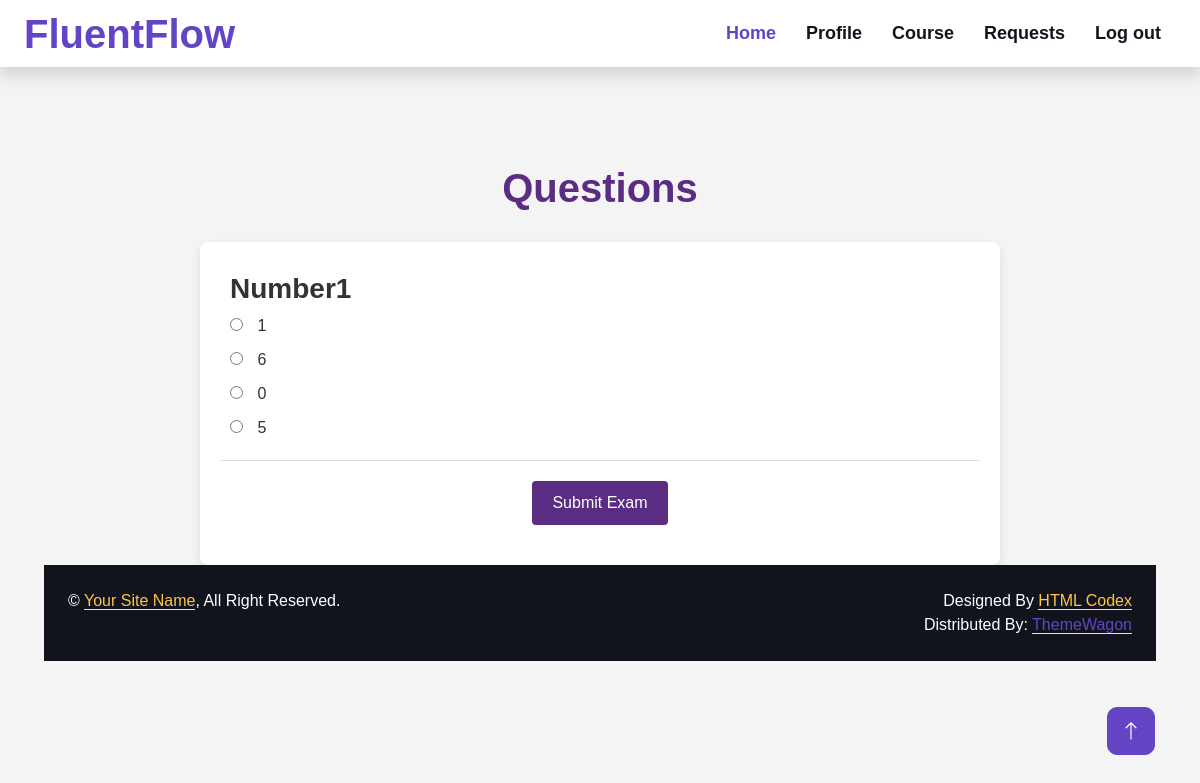
The app's page /Project/User/questions.php?paperID=2 (signed in) with its own data.
### tables this page shows
CREATE TABLE `tbl_question` (
  `question_id` int(11) NOT NULL,
  `question_content` varchar(100) NOT NULL,
  `questionpaper_id` int(11) NOT NULL
);

CREATE TABLE `tbl_choice` (
  `choice_id` int(11) NOT NULL,
  `choice_content` varchar(200) NOT NULL,
  `question_id` int(11) NOT NULL,
  `choice_status` int(11) NOT NULL DEFAULT 0
);

### Project/User/Questions.php (the view, shortened to what this page needs)
<?php
include('../Assests/connection/connection.php');
include('Header.php');
$paperID = $_GET['paperID'];
$questionQry = "SELECT * FROM tbl_question WHERE questionpaper_id = '$paperID'";
$questionResult = $con->query($questionQry);
        ?>
<!DOCTYPE html>
<html lang="en">
<head>
</head>
<body>
    <h1>Questions</h1>
    <form method="POST">
        <?php while ($question = $questionResult->fetch_assoc()) { ?>
            <div class="question">
                <h3><?php echo htmlspecialchars($question['question_content']); ?></h3>
                <?php
                $questionID = $question['question_id'];
                $choiceQry = "SELECT * FROM tbl_choice WHERE question_id = '$questionID'";
                $choiceResult = $con->query($choiceQry);
                while ($choice = $choiceResult->fetch_assoc()) { ?>
                    <label>
                        <input type="radio" name="question_<?php echo htmlspecialchars($questionID); ?>"
                            value="<?php echo htmlspecialchars($choice['choice_id']); ?>">
                        <?php echo htmlspecialchars($choice['choice_content']); ?>
                    </label>
                <?php } ?>
            </div>
        <?php } ?>
        <input type="submit" name="submitExam" value="Submit Exam">
    </form>
</body>
</html>
<?php
include('Footer.php');
?>

### Project/Assests/Templates/Main/css/style.css (style rules this page uses)
:root { --primary: #6244C5; --secondary: #FFC448; --light: #FAFAFB; --dark: #12141D; }

### Project/User/Questions.php (style rules this page uses)
body { font-family: Arial, sans-serif; background-color: #f4f4f4; margin: 0; padding: 20px; }
h1 { color: #5a2d82; text-align: center; margin-bottom: 30px; }
form { background-color: #ffffff; border-radius: 8px; box-shadow: 0 4px 8px rgba(0, 0, 0, 0.1); padding: 20px; max-width: 800px; margin: 0 auto; }
.question { margin-bottom: 20px; padding: 10px; border-bottom: 1px solid #ddd; }
.question h3 { margin-top: 0; color: #333; }
label { display: block; margin-bottom: 10px; font-size: 16px; color: #333; }
input[type="radio"] { margin-right: 10px; }
input[type="submit"] { background-color: #5a2d82; color: #ffffff; border: none; padding: 10px 20px; border-radius: 4px; font-size: 16px; cursor: pointer; display: block; margin: 20px auto; }

### records on screen
tbl_question: question_content "Number1"
tbl_choice: choice_content "1"
tbl_choice: choice_content "6"
tbl_choice: choice_content "0"
tbl_choice: choice_content "5"
